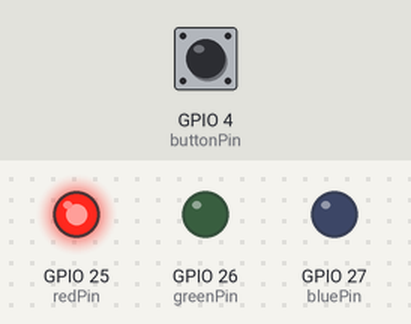
A sketch run on a simulated ESP32. Parts: output pins drawn as LEDs (lit = HIGH). Inputs (shaded band) come from the test bench; at power-on: GPIO 4 (buttonPin) HIGH.

Above: at 1.2 s.
1.3 s: GPIO 4 (buttonPin) pulled LOW for 0.15 s
At 1.8 s:
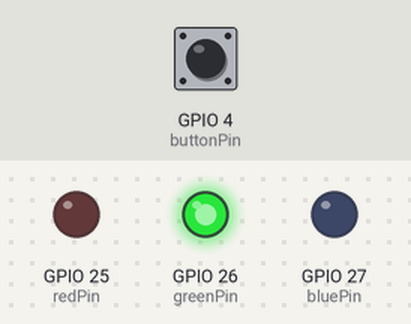
2.9 s: GPIO 4 (buttonPin) pulled LOW for 1 s
At 4.3 s:
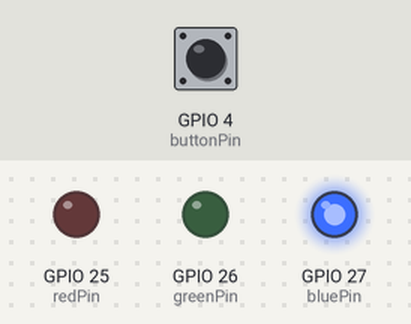
5.4 s: GPIO 4 (buttonPin) pulled LOW for 0.15 s
At 6.2 s:
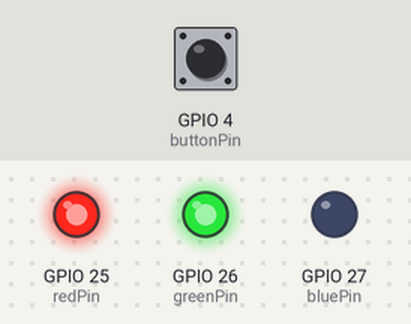
7.0 s: GPIO 4 (buttonPin) pulled LOW for 3.2 s
At 7.4 s:
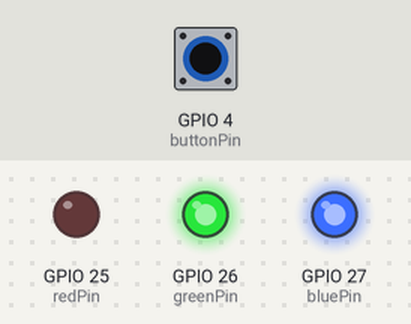
11.7 s: GPIO 4 (buttonPin) pulled LOW for 0.15 s
At 12.2 s:
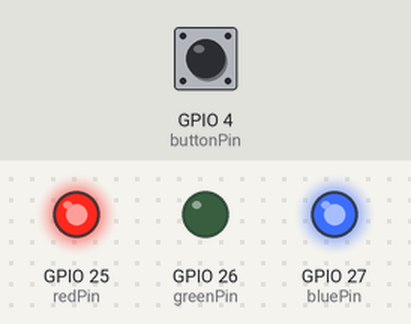
13.3 s: GPIO 4 (buttonPin) pulled LOW for 1 s
At 14.6 s:
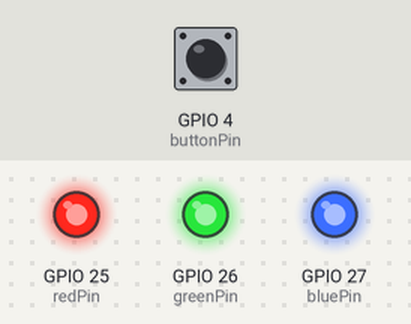
Timing chart, 0 to 16.3 s (numbered marks = the images above; inputs shaded):
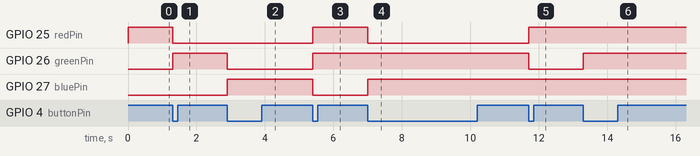

The sketch:

main.ino
```cpp
const int redPin = 25;
const int greenPin = 26;
const int bluePin = 27;
const int buttonPin = 4;

int colorIndex = 0;
bool lastButtonState = HIGH;

void setup() {
  pinMode(redPin, OUTPUT);
  pinMode(greenPin, OUTPUT);
  pinMode(bluePin, OUTPUT);
  pinMode(buttonPin, INPUT_PULLUP);
  setColor(colorIndex);
}

void loop() {
  bool buttonState = digitalRead(buttonPin);
  if (buttonState == LOW && lastButtonState == HIGH) {
    colorIndex = (colorIndex + 1) % 7;
    setColor(colorIndex);
    delay(200); // debounce
  }
  lastButtonState = buttonState;
}

void setColor(int index) {
  digitalWrite(redPin, LOW);
  digitalWrite(greenPin, LOW);
  digitalWrite(bluePin, LOW);

  switch(index) {
    case 0: digitalWrite(redPin, HIGH); break;           // Red
    case 1: digitalWrite(greenPin, HIGH); break;         // Green
    case 2: digitalWrite(bluePin, HIGH); break;          // Blue
    case 3: digitalWrite(redPin, HIGH); digitalWrite(greenPin, HIGH); break;   // Yellow
    case 4: digitalWrite(greenPin, HIGH); digitalWrite(bluePin, HIGH); break;  // Cyan
    case 5: digitalWrite(redPin, HIGH); digitalWrite(bluePin, HIGH); break;    // Magenta
    case 6: digitalWrite(redPin, HIGH); digitalWrite(greenPin, HIGH); digitalWrite(bluePin, HIGH); break; // White
  }
}
```

Measured:
- after the input at 1.3 s, GPIO 25 (redPin): HIGH → LOW at once; GPIO 26 (greenPin): LOW → HIGH at once
- after the input at 2.9 s, GPIO 26 (greenPin): HIGH → LOW at once; GPIO 27 (bluePin): LOW → HIGH at once
- after the input at 5.4 s, GPIO 25 (redPin), GPIO 26 (greenPin): LOW → HIGH at once; GPIO 27 (bluePin): HIGH → LOW at once
- after the input at 7.0 s, GPIO 25 (redPin): HIGH → LOW at once; GPIO 27 (bluePin): LOW → HIGH at once
- after the input at 11.7 s, GPIO 25 (redPin): LOW → HIGH at once; GPIO 26 (greenPin): HIGH → LOW at once
- after the input at 13.3 s, GPIO 26 (greenPin): LOW → HIGH at once
